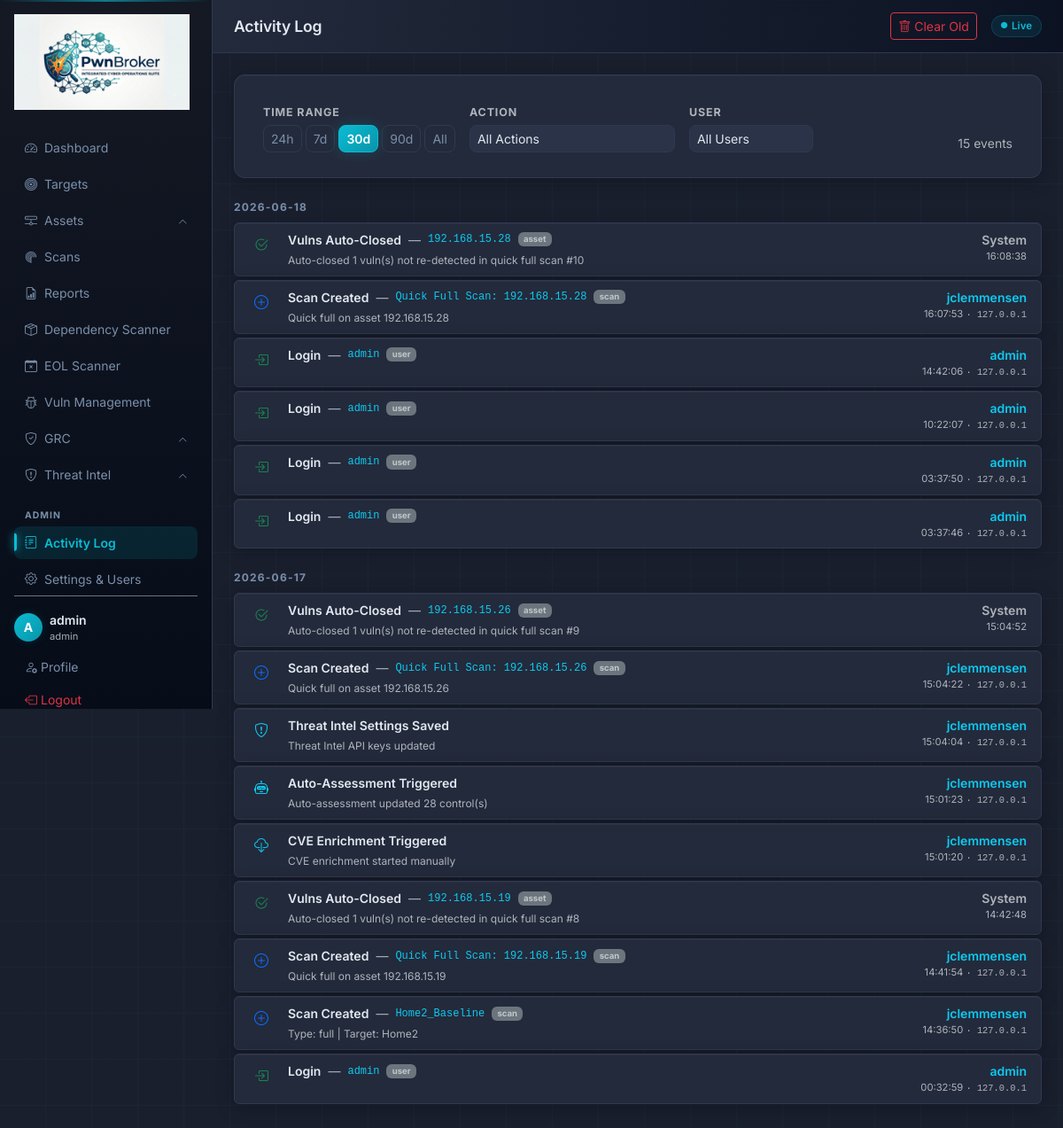
Before: /activity/?days=30 (signed in) with the older database file.
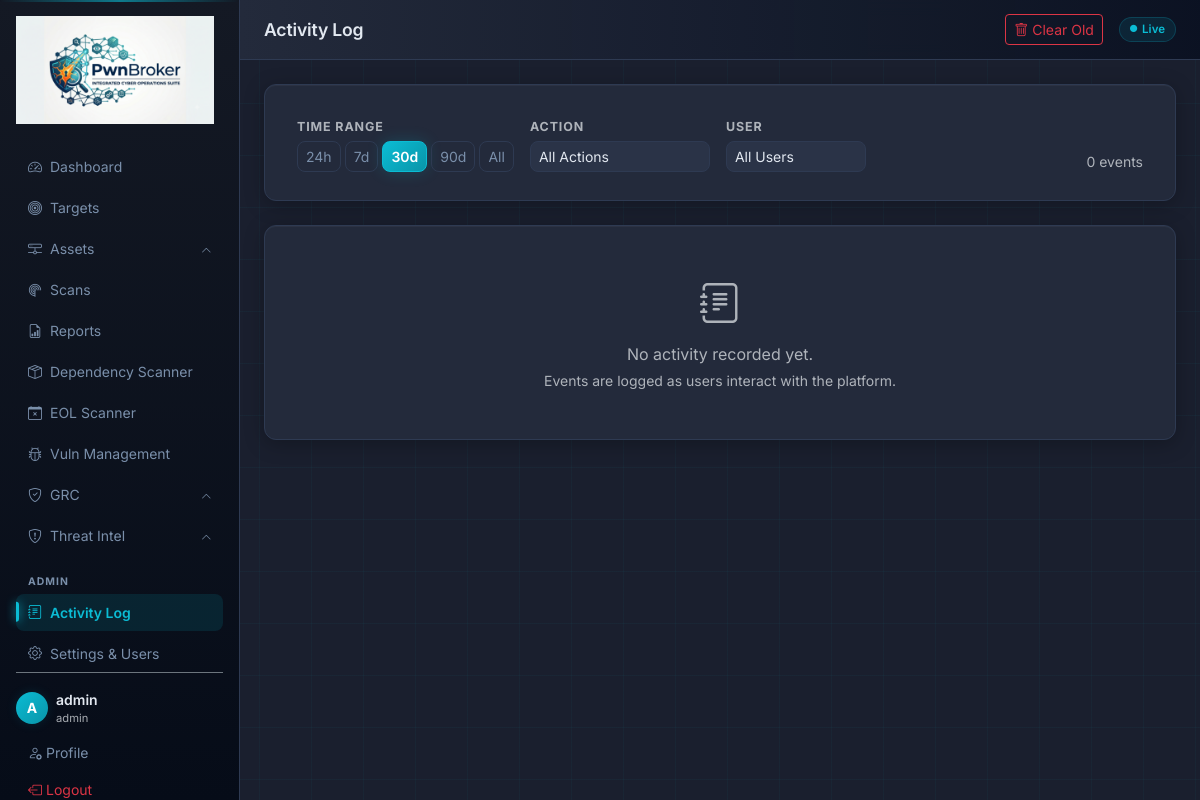
After: the same page with the newer database file.
### app/models.py (models this page shows, shortened)
class AuditLog(db.Model):
    __tablename__ = "audit_logs"
    id          = db.Column(db.Integer, primary_key=True)
    timestamp   = db.Column(db.DateTime, default=lambda: datetime.now(timezone.utc), index=True)
    user_id     = db.Column(db.Integer, db.ForeignKey("users.id"), nullable=True)
    ip_address  = db.Column(db.String(45))
    action      = db.Column(db.String(60), index=True)
    entity_type = db.Column(db.String(40))
    entity_id   = db.Column(db.Integer)
    entity_name = db.Column(db.String(200))
    detail      = db.Column(db.Text)
    actor = db.relationship("User", foreign_keys=[user_id])

class TimeConfig(db.Model):
    __tablename__ = "time_config"
    id         = db.Column(db.Integer, primary_key=True)
    timezone   = db.Column(db.String(64),  default="UTC")
    ntp_server = db.Column(db.String(256), default="pool.ntp.org")
    updated_at = db.Column(db.DateTime, default=lambda: datetime.now(timezone.utc))

class User(UserMixin, db.Model):
    __tablename__ = "users"
    id = db.Column(db.Integer, primary_key=True)
    username = db.Column(db.String(80), unique=True, nullable=False)
    email = db.Column(db.String(120), unique=True, nullable=False)
    password_hash = db.Column(db.String(256), nullable=False)
    role = db.Column(db.String(20), default="user")  # admin | user
    active = db.Column(db.Boolean, default=True)
    created_at = db.Column(db.DateTime, default=lambda: datetime.now(timezone.utc))
    @property
    def is_admin(self):
        return self.role == "admin"

### app/routes/activity.py (the view)
@activity_bp.route("/")
@login_required
@admin_required
def index():
    action_f   = request.args.get("action", "")
    user_f     = request.args.get("user_id", "", type=str)
    days_f     = request.args.get("days", "7", type=str)
    q = AuditLog.query.order_by(AuditLog.timestamp.desc())
    if action_f:
        q = q.filter(AuditLog.action == action_f)
    if user_f.isdigit():
        q = q.filter(AuditLog.user_id == int(user_f))
    if days_f.isdigit() and int(days_f) > 0:
        cutoff = datetime.now(timezone.utc) - timedelta(days=int(days_f))
        q = q.filter(AuditLog.timestamp >= cutoff)
    entries = q.limit(500).all()
    users   = User.query.order_by(User.username).all()
    used_actions = (
        db.session.query(AuditLog.action)
        .distinct()
        .order_by(AuditLog.action)
        .all()
    )
    used_actions = [r[0] for r in used_actions]
    return render_template(
        "activity/index.html",
        entries=entries,
        users=users,
        action_filter=action_f,
        user_filter=user_f,
        days_filter=days_f,
        used_actions=used_actions,
        action_labels=ACTION_LABELS,
        action_icons=ACTION_ICONS,
    )

### app/templates/activity/index.html (shortened to what this page needs)
{% extends "base.html" %}
{% block page_title %}Activity Log{% endblock %}
{% block header_actions %}
<button class="btn btn-sm btn-outline-danger" onclick="clearOld()" title="Remove old entries">
  <i class="bi bi-trash me-1"></i>Clear Old
</button>
{% endblock %}
{% block content %}
<div class="form-card mb-4">
  <form method="GET" class="d-flex flex-wrap gap-3 align-items-end">
    <div>
      <label class="form-label small text-muted mb-1">TIME RANGE</label>
      <div class="d-flex gap-1">
        {% for d, label in [('1','24h'),('7','7d'),('30','30d'),('90','90d'),('0','All')] %}
        <a href="?days={{ d }}{% if action_filter %}&action={{ action_filter }}{% endif %}{% if user_filter %}&user_id={{ user_filter }}{% endif %}"
           class="btn btn-sm {% if days_filter == d %}btn-primary{% else %}btn-outline-secondary{% endif %}">
          {{ label }}
        </a>
        {% endfor %}
      </div>
    </div>
    <div>
      <label class="form-label small text-muted mb-1">ACTION</label>
      <select name="action" class="form-select form-select-sm" onchange="this.form.submit()"
              style="background:var(--bg-input);color:var(--text);border-color:var(--border-color);min-width:180px">
        <option value="">All Actions</option>
      </select>
    </div>
    <div>
      <label class="form-label small text-muted mb-1">USER</label>
      <select name="user_id" class="form-select form-select-sm" onchange="this.form.submit()"
              style="background:var(--bg-input);color:var(--text);border-color:var(--border-color);min-width:140px">
        <option value="">All Users</option>
      </select>
    </div>
    <div class="ms-auto align-self-end small text-muted">
      {{ entries | length }} event{% if entries | length != 1 %}s{% endif %}
    </div>
  </form>
</div>
{% if not entries %}
<div class="form-card text-center py-5 text-muted">
  <i class="bi bi-journal-text fs-1 d-block mb-2 opacity-30"></i>
  No activity recorded yet.
  <div class="small mt-1">Events are logged as users interact with the platform.</div>
</div>
{% else %}
{% set ns = namespace(last_date='') %}
{% for e in entries %}
{% set date_str = e.timestamp | localdt('%Y-%m-%d') %}
{% if date_str != ns.last_date %}
{% set ns.last_date = date_str %}
<div class="section-header mb-2 {% if not loop.first %}mt-4{% endif %}">
  <span class="section-title small">{{ date_str }}</span>
</div>
{% endif %}
<div class="form-card py-2 px-3 mb-1 d-flex align-items-start gap-3" style="border-radius:6px">
  <div class="flex-shrink-0 mt-1" style="width:28px;text-align:center">
    <i class="bi {{ action_icons.get(e.action, 'bi-circle text-muted') }}" style="font-size:1rem"></i>
  </div>
  <div class="flex-grow-1" style="min-width:0">
    <div class="d-flex align-items-center gap-2 flex-wrap">
      <span class="fw-semibold small">{{ action_labels.get(e.action, e.action) }}</span>
      {% if e.entity_name %}
      <span class="text-muted small">—</span>
      <span class="text-info small font-monospace" style="font-size:0.75rem">{{ e.entity_name | truncate(60) }}</span>
      {% endif %}
      {% if e.entity_type %}
      <span class="badge bg-secondary bg-opacity-20 text-muted" style="font-size:0.6rem">{{ e.entity_type }}</span>
      {% endif %}
    </div>
    {% if e.detail %}
    <div class="text-muted mt-1" style="font-size:0.75rem">{{ e.detail | truncate(120) }}</div>
    {% endif %}
  </div>
  <div class="flex-shrink-0 text-end" style="min-width:130px">
    <div class="small fw-semibold {% if e.actor %}text-info{% else %}text-muted{% endif %}">
      {{ e.actor.username if e.actor else 'System' }}
    </div>
    <div class="text-muted" style="font-size:0.7rem" title="{{ e.timestamp | localdt('%Y-%m-%d %H:%M:%S') }}">
      {{ e.timestamp | localdt('%H:%M:%S') }}
      {% if e.ip_address %}
      <span class="font-monospace" style="font-size:0.65rem"> · {{ e.ip_address }}</span>
      {% endif %}
    </div>
  </div>
</div>
{% endfor %}
{% endif %}
{% endblock %}

Changed rows visible on the page:
removed AuditLog: timestamp "2026-06-18", get "Vulns Auto-Closed", entity_name "192.168.15.28", entity_type "asset", detail "Auto-closed 1 vuln(s) not re-detected in quick full scan #10", actor "System", timestamp|localdt "16:08:38"
removed AuditLog: get "Scan Created", entity_name "Quick Full Scan: 192.168.15.28", entity_type "scan", detail "Quick full on asset 192.168.15.28", actor "jclemmensen", timestamp|localdt "16:07:53", ip_address "127.0.0.1"
removed AuditLog: get "Login", entity_name "admin", entity_type "user", actor "admin", timestamp|localdt "14:42:06", ip_address "127.0.0.1"
removed AuditLog: get "Login", entity_name "admin", entity_type "user", actor "admin", timestamp|localdt "10:22:07", ip_address "127.0.0.1"
removed AuditLog: get "Login", entity_name "admin", entity_type "user", actor "admin", timestamp|localdt "03:37:50", ip_address "127.0.0.1"
removed AuditLog: get "Login", entity_name "admin", entity_type "user", actor "admin", timestamp|localdt "03:37:46", ip_address "127.0.0.1"
removed AuditLog: timestamp "2026-06-17", get "Vulns Auto-Closed", entity_name "192.168.15.26", entity_type "asset", detail "Auto-closed 1 vuln(s) not re-detected in quick full scan #9", actor "System", timestamp|localdt "15:04:52"
removed AuditLog: get "Scan Created", entity_name "Quick Full Scan: 192.168.15.26", entity_type "scan", detail "Quick full on asset 192.168.15.26", actor "jclemmensen", timestamp|localdt "15:04:22", ip_address "127.0.0.1"
removed AuditLog: get "Threat Intel Settings Saved", detail "Threat Intel API keys updated", actor "jclemmensen", timestamp|localdt "15:04:04", ip_address "127.0.0.1"
removed AuditLog: get "Auto-Assessment Triggered", detail "Auto-assessment updated 28 control(s)", actor "jclemmensen", timestamp|localdt "15:01:23", ip_address "127.0.0.1"
removed AuditLog: get "CVE Enrichment Triggered", detail "CVE enrichment started manually", actor "jclemmensen", timestamp|localdt "15:01:20", ip_address "127.0.0.1"
removed AuditLog: get "Vulns Auto-Closed", entity_name "192.168.15.19", entity_type "asset", detail "Auto-closed 1 vuln(s) not re-detected in quick full scan #8", actor "System", timestamp|localdt "14:42:48"
removed AuditLog: get "Scan Created", entity_name "Quick Full Scan: 192.168.15.19", entity_type "scan", detail "Quick full on asset 192.168.15.19", actor "jclemmensen", timestamp|localdt "14:41:54", ip_address "127.0.0.1"
removed AuditLog: get "Scan Created", entity_name "Home2_Baseline", entity_type "scan", detail "Type: full | Target: Home2", actor "jclemmensen", timestamp|localdt "14:36:50", ip_address "127.0.0.1"
removed AuditLog: get "Login", entity_name "admin", entity_type "user", actor "admin", timestamp|localdt "00:32:59", ip_address "127.0.0.1"
Other visible differences:
{{ entries | length }}: "15" → "0"
text now shown: "No activity recorded yet. Events are logged as users interact with the platform."
